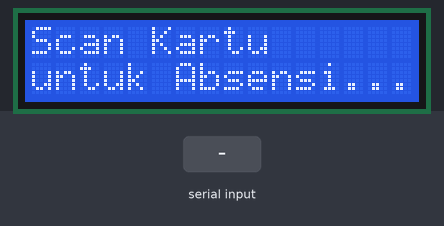
A sketch run on a simulated Arduino Uno, built with avr-gcc and run on an emulated ATmega328P. Shown: 16×2 character LCD. The inputs (shaded band) are chosen by the test bench.

Above: at 1.6 s.
1.7 s: "1#" received over Serial
At 2.5 s:
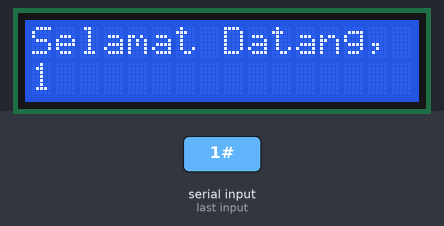
4.2 s: "0#" received over Serial
At 4.9 s:
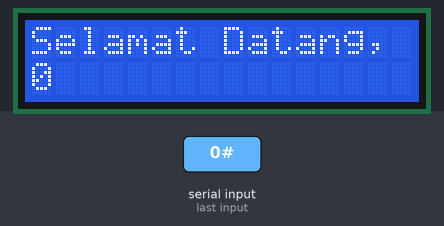
Timing chart, 0 to 7.2 s (numbered marks = the images above; inputs shaded):
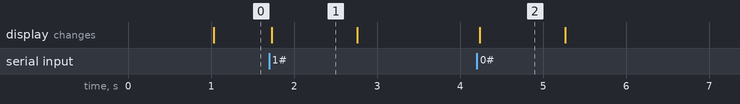

The sketch:

program.ino
```cpp
#include <Wire.h>
#include <LiquidCrystal_I2C.h>
#include <SPI.h>
#include <MFRC522.h>

#define RST_PIN 9
#define SS_PIN 10

MFRC522 rfid(SS_PIN, RST_PIN);
LiquidCrystal_I2C lcd(0x27, 16, 2);

String uidStr, lastInput = "";
unsigned long lastTime = 0;
bool refreshed = false;

void setup() {
  Serial.begin(9600);
  SPI.begin();
  rfid.PCD_Init();
  lcd.begin(16, 2);
  lcd.init();
  lcd.backlight();
}

void loop() {
  readSerial();
  refreshScan();
  if (!rfid.PICC_IsNewCardPresent() || !rfid.PICC_ReadCardSerial()) {
    return;
  }
  readRFID();
  writeSerial();
  delay(500);

  rfid.PICC_HaltA();

}

void readRFID(){
  uidStr = "";
  for (byte i = 0; i < rfid.uid.size; i++) {
    uidStr += String(rfid.uid.uidByte[i] < 0x10 ? "0" : "");
    uidStr += String(rfid.uid.uidByte[i], HEX);
  }
  uidStr.toUpperCase();
}

void printLCD(String str){
  lcd.clear();
  lcd.setCursor(0, 0);
  lcd.print("Selamat Datang,");
  lcd.setCursor(0, 1);
  lcd.print(str);
}

void writeSerial(){
  Serial.println(uidStr);
  uidStr = "";
}

void readSerial(){
  if (Serial.available()>0) {
    String input = Serial.readStringUntil('#');
    input.trim();
    if(input!=""&&input!=lastInput){
      lastInput = input;
      printLCD(input);
    }
    lastTime = millis();
    refreshed = false;

  }
}

void refreshScan(){
   if (!refreshed && millis() - lastTime > 1000) {
    lcd.clear();
    lcd.setCursor(0, 0);
    lcd.print("Scan Kartu");
    lcd.setCursor(0, 1);
    lcd.print("untuk Absensi...");
    refreshed = true;
    lastInput = "";
  }
}
```

Measured:
- after the input at 1.7 s, the display: changes at once (image 1)
- after the input at 4.2 s, the display: changes at once (image 2)
- what the display in image 1 shows lasts 1.1 s, from 1.7 s to 2.8 s
